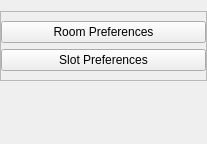
                  <widget class="QWidget" name="page_3">
                   <property name="geometry">
                    <rect>
                     <x>0</x>
                     <y>-13</y>
                     <width>207</width>
                     <height>144</height>
                    </rect>
                   </property>
                   <attribute name="icon">
                    <iconset resource="icons.qrc">
                     <normaloff>:/icons/icons/New folder/Prefrence_icon.png</normaloff>:/icons/icons/New folder/Prefrence_icon.png</iconset>
                   </attribute>
                   <attribute name="label">
                    <string>Preferences</string>
                   </attribute>
                   <layout class="QVBoxLayout" name="verticalLayout_13">
                    <property name="leftMargin">
                     <number>0</number>
                    </property>
                    <property name="rightMargin">
                     <number>0</number>
                    </property>
                    <item alignment="Qt::AlignTop">
                     <widget class="QFrame" name="frame_32">
                      <property name="frameShape">
                       <enum>QFrame::StyledPanel</enum>
                      </property>
                      <property name="frameShadow">
                       <enum>QFrame::Raised</enum>
                      </property>
                      <layout class="QVBoxLayout" name="verticalLayout_14">
                       <property name="leftMargin">
                        <number>0</number>
                       </property>
                       <property name="rightMargin">
                        <number>0</number>
                       </property>
                       <item>
                        <widget class="QPushButton" name="room_preference_menu_button">
                         <property name="text">
                          <string>Room Preferences</string>
                         </property>
                         <property name="icon">
                          <iconset resource="icons.qrc">
                           <normaloff>:/icons/icons/New folder/room_icon.png</normaloff>:/icons/icons/New folder/room_icon.png</iconset>
                         </property>
                        </widget>
                       </item>
                       <item>
                        <widget class="QPushButton" name="slot_preference_menu_button">
                         <property name="text">
                          <string>Slot Preferences</string>
                         </property>
                         <property name="icon">
                          <iconset resource="icons.qrc">
                           <normaloff>:/icons/icons/New folder/slot_preference_icon.png</normaloff>:/icons/icons/New folder/slot_preference_icon.png</iconset>
                         </property>
                        </widget>
                       </item>
                      </layout>
                     </widget>
                    </item>
                   </layout>
                  </widget>
